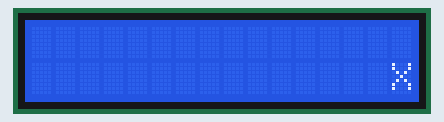
Simulated run of this program. Board: Raspberry Pi Pico running MicroPython. Shown: 16×2 character LCD. At 10.1 s the program stops and its outputs stay as they are.

Above: at 0.1 s.

The program:

display_position_sandbox.py
```python
import sys
import os

# Add a directory to sys.path
sys.path.append("/display")

from pico_i2c_lcd import I2cLcd
from machine import I2C
from machine import Pin
import utime as time


i2c = I2C(id=0,scl=Pin(1),sda=Pin(0),freq=100000)
lcd = I2cLcd(i2c, 0x27, 2, 16)

# lcd.move_to(x,y) x:0-15 , y: 0-1
lcd.move_to(15,1)
lcd.putstr('X')
time.sleep(10)

lcd.clear()
lcd.backlight_off()
lcd.display_off()
```

Measured:
- what the display in image 0 shows lasts 10.0 s, from 0.1 s to 10.1 s
